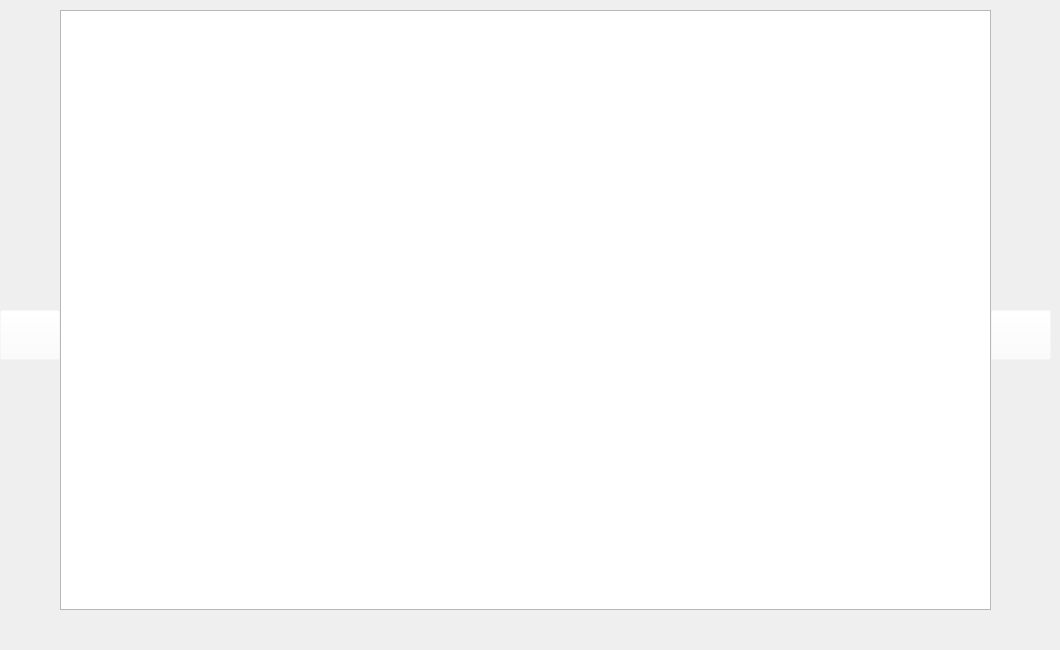
             <widget class="QWidget" name="tab_4">
              <attribute name="title">
               <string>观测点位</string>
              </attribute>
              <widget class="QLabel" name="LbImgTerm">
               <property name="geometry">
                <rect>
                 <x>80</x>
                 <y>10</y>
                 <width>880</width>
                 <height>631</height>
                </rect>
               </property>
               <property name="styleSheet">
                <string notr="true"/>
               </property>
               <property name="text">
                <string/>
               </property>
               <property name="scaledContents">
                <bool>false</bool>
               </property>
              </widget>
              <widget class="QPushButton" name="BtnLastImgTerm">
               <property name="enabled">
                <bool>false</bool>
               </property>
               <property name="geometry">
                <rect>
                 <x>0</x>
                 <y>310</y>
                 <width>60</width>
                 <height>50</height>
                </rect>
               </property>
               <property name="minimumSize">
                <size>
                 <width>60</width>
                 <height>50</height>
                </size>
               </property>
               <property name="maximumSize">
                <size>
                 <width>60</width>
                 <height>50</height>
                </size>
               </property>
               <property name="styleSheet">
                <string notr="true">QPushButton {
  border-image: url(:/widget/left.png); /* 正常状态下的边框图片 */
  background-color: rgba(255, 255, 255, 0);
}

QPushButton:disabled {
  border-image: url(:/widget/left-gray.png); /* 不可用状态下的边框图片 */
}</string>
               </property>
               <property name="text">
                <string/>
               </property>
              </widget>
              <widget class="QPushButton" name="BtnNextImgTerm">
               <property name="enabled">
                <bool>false</bool>
               </property>
               <property name="geometry">
                <rect>
                 <x>991</x>
                 <y>310</y>
                 <width>60</width>
                 <height>50</height>
                </rect>
               </property>
               <property name="minimumSize">
                <size>
                 <width>60</width>
                 <height>50</height>
                </size>
               </property>
               <property name="maximumSize">
                <size>
                 <width>60</width>
                 <height>50</height>
                </size>
               </property>
               <property name="styleSheet">
                <string notr="true">QPushButton {
  border-image: url(:/widget/right.png); /* 正常状态下的边框图片 */
  background-color: rgba(255, 255, 255, 0);
}

QPushButton:disabled {
  border-image: url(:/widget/right-gray.png); /* 不可用状态下的边框图片 */
}</string>
               </property>
               <property name="text">
                <string/>
               </property>
              </widget>
              <widget class="QGraphicsView" name="graphicsView_Term">
               <property name="geometry">
                <rect>
                 <x>60</x>
                 <y>10</y>
                 <width>931</width>
                 <height>600</height>
                </rect>
               </property>
              </widget>
             </widget>
